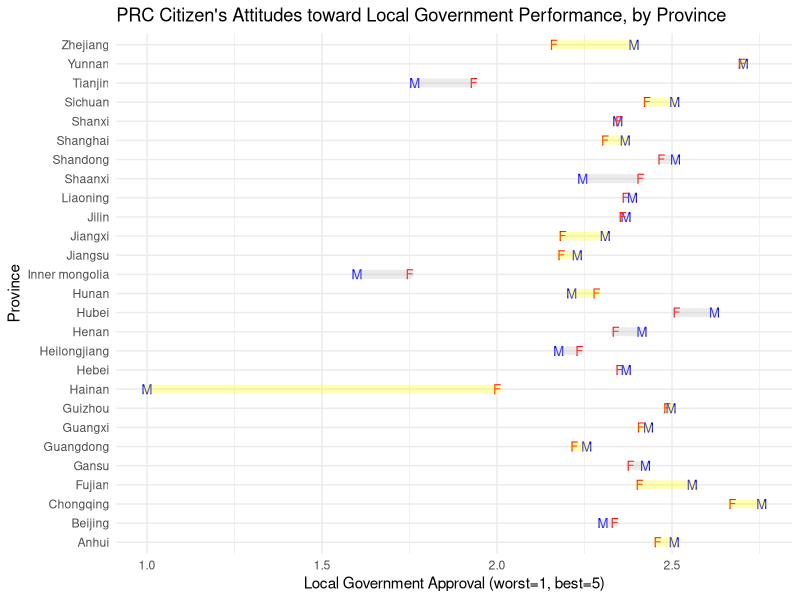

Write the R code that produced this figure.
## ---- chunk 1
## Defaults for R chunks
knitr::opts_chunk$set(echo = TRUE, ## echo = TRUE means code will show
                      warning=FALSE, ## supress warnings and messages from R
                      message=FALSE,
                      fig.path='Figs/', ## where to save figures
                      fig.height = 3, ## default figure size (can differ in each chunk)
                      fig.width = 3)

## Add any R packages you require. 
## Here are some we will use in 811:
requires <- c("tidyverse", ## tidyverse includes dplyr and ggplot2
              "magrittr",
              "foreign",
              "readstata13",
              "here")

## Install any you don't have
to_install <- c(requires %in% rownames(installed.packages()) == FALSE)
install.packages(c(requires[to_install], "NA"), repos = "https://cloud.r-project.org/" )

## Load all required R packages
library(tidyverse)
library(ggplot2); theme_set(theme_minimal())
library(magrittr)
library(here)
## ---- chunk 2
dat <- read.csv("data/CFPS.csv")
## Read data from China Family Panel Studies into the dataset
dat$maleapproval <- 5-dat$male_approval ## Rescaled my government approaval scale from 1(best), 5(worst) to 1(worst), 5(best)
dat$femaleapproval <- 5-dat$female_approval 
ggplot() +
  # define y = province level for all layers
  aes(y = dat$province) +
  # x = points for each actor
  geom_point(aes(x = dat$maleapproval), shape = "M", color= "blue", size=3) + 
  geom_point(aes(x = dat$femaleapproval), shape = "F", color= "red", size=3) +
  ggtitle("PRC Citizen's Attitudes toward Local Government Performance, by Province") +
  geom_segment(aes(x = dat$maleapproval, 
                   xend = dat$femaleapproval, 
                   yend = dat$province), 
               color = dat$regioncolor, 
               size = 3, 
               lineend = "round", 
               alpha = .3) +
  labs(y = "Province", 
       x = "Local Government Approval (worst=1, best=5)", size=3)
